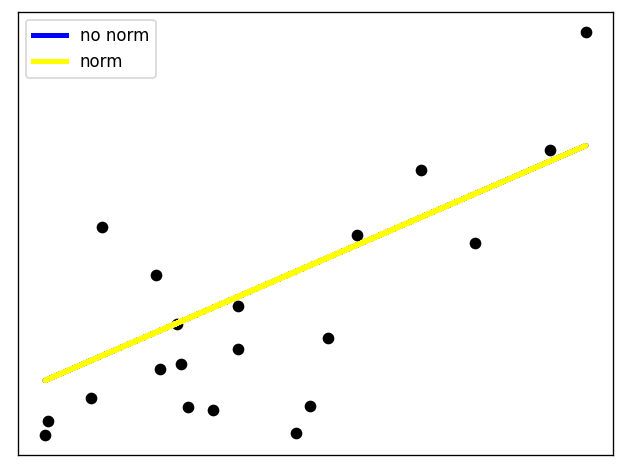

Generate this figure with Python:
"""
Linear Regression Example
"""
import matplotlib.pyplot as plt
import numpy as np
import pandas as pd
from sklearn import datasets, linear_model
from sklearn.metrics import mean_squared_error, r2_score
import pdb

# Load the diabetes dataset
diabetes_X, diabetes_y = datasets.load_diabetes(return_X_y=True)

# Use only one feature
diabetes_X = diabetes_X[:, np.newaxis, 2]

# Split the data into training/testing sets
diabetes_X_train = diabetes_X[:-20]
diabetes_X_test = diabetes_X[-20:]

# Split the targets into training/testing sets
diabetes_y_train = diabetes_y[:-20]
diabetes_y_test = diabetes_y[-20:]

# Create linear regression object
regr = linear_model.LinearRegression(fit_intercept=True, normalize=False)
norm_regr = linear_model.LinearRegression(fit_intercept=True, normalize=True)

# Train the model using the training sets
regr.fit(diabetes_X_train, diabetes_y_train)
norm_regr.fit(diabetes_X_train, diabetes_y_train)

# Make predictions using the testing set
diabetes_y_pred = regr.predict(diabetes_X_test)
norm_diabetes_y_pred = regr.predict(diabetes_X_test)

# The coefficients
print('Coefficients: \n', regr.coef_)
# The mean squared error
print('Mean squared error: %.2f'
      % mean_squared_error(diabetes_y_test, diabetes_y_pred))
# The coefficient of determination: 1 is perfect prediction
print('Coefficient of determination: %.2f'
      % r2_score(diabetes_y_test, diabetes_y_pred))

# Plot outputs
plt.scatter(diabetes_X_test, diabetes_y_test,  color='black')
plt.plot(diabetes_X_test, diabetes_y_pred, color='blue', linewidth=3, label="no norm")
plt.plot(diabetes_X_test, norm_diabetes_y_pred, color='yellow', linewidth=3, label="norm")
plt.xticks(())
plt.yticks(())
plt.legend()
plt.savefig("./linear_models/1.1.1_ordinary_least_square.png", dpi=120, bbox_inches='tight')
